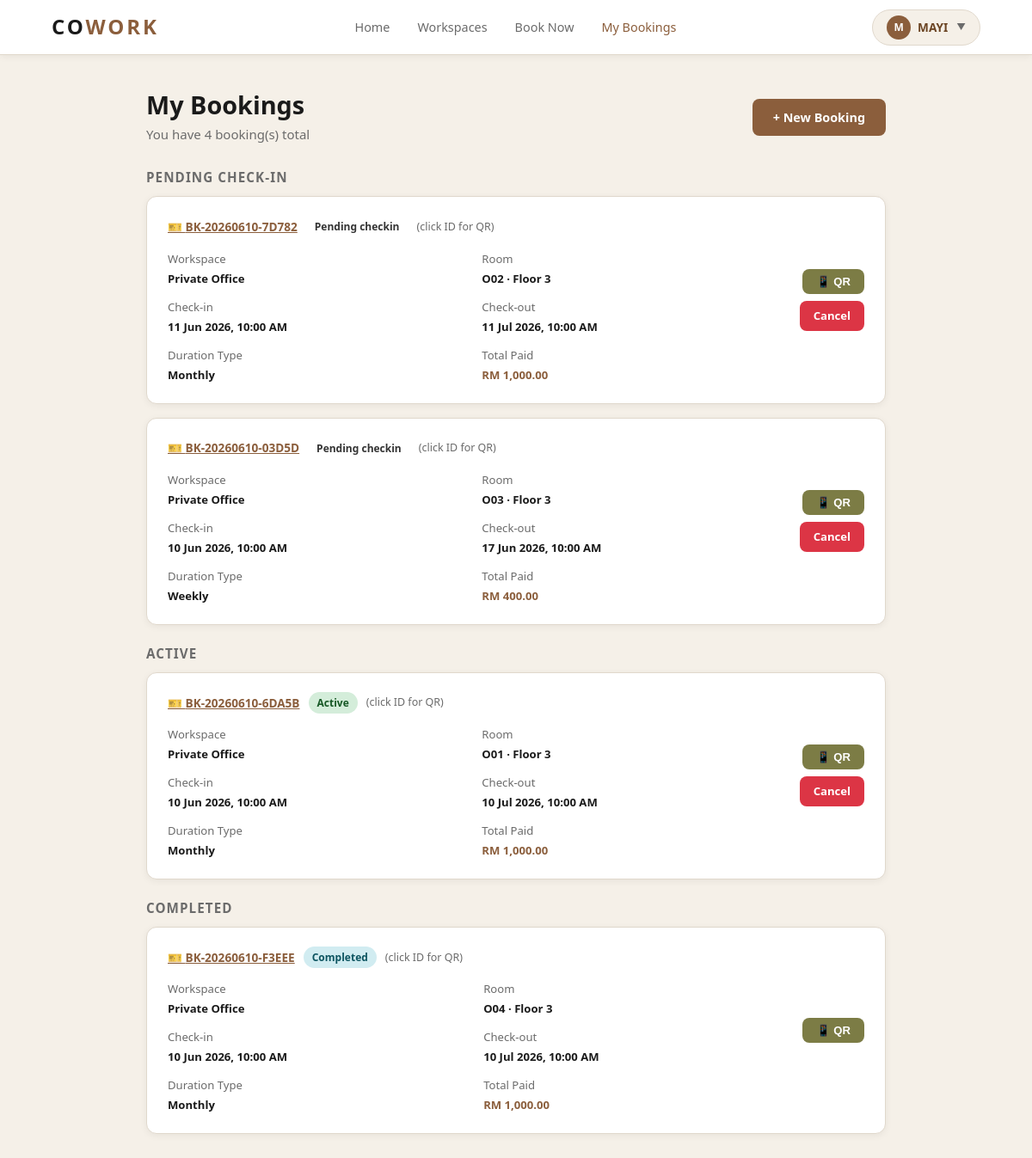
Page /my_booking.php (signed in) on the earlier database version.
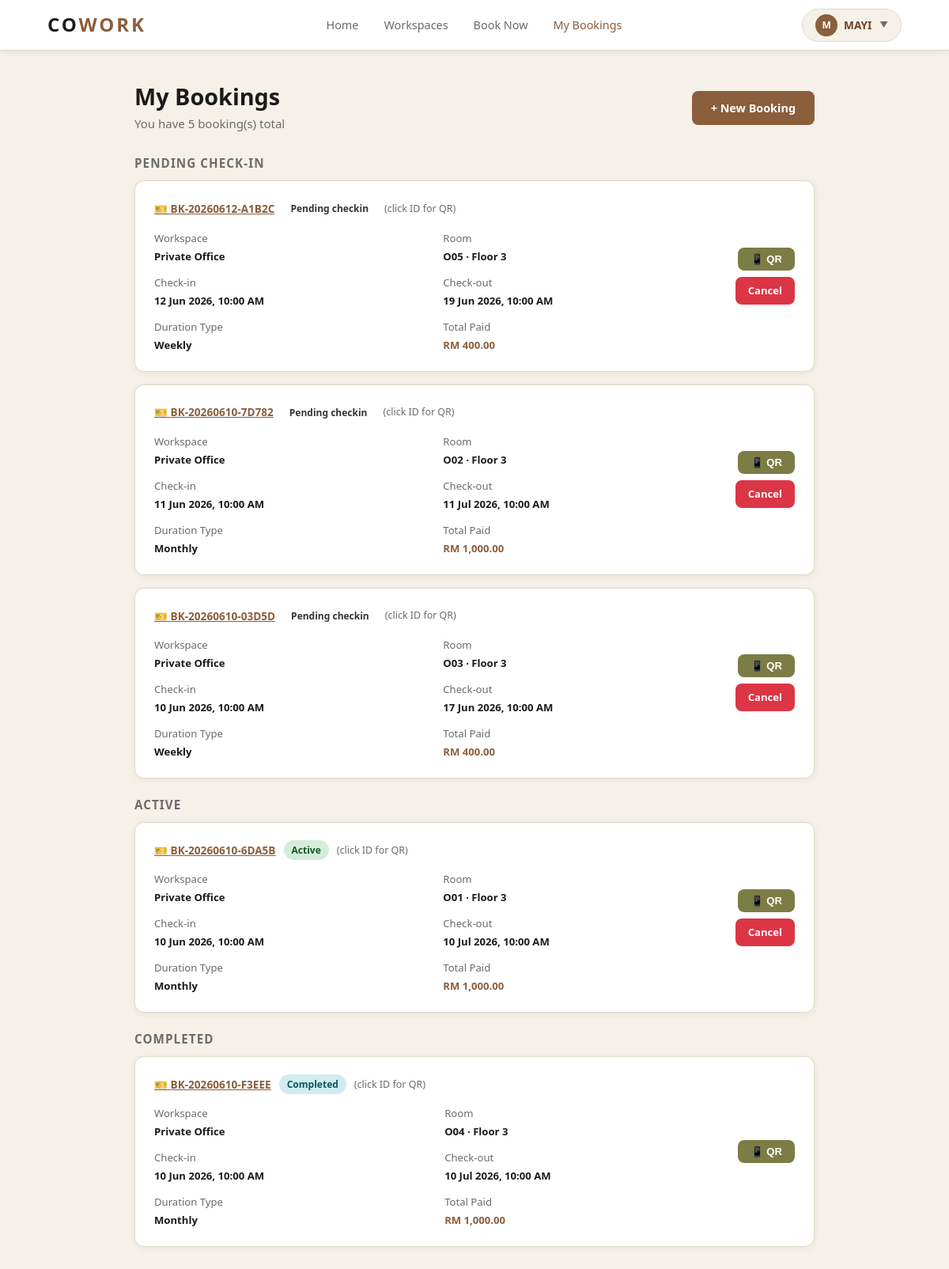
Same page on the later database version.
### tables this page shows
CREATE TABLE `booking` (
  `booking_id` int(11) NOT NULL,
  `customer_id` int(11) NOT NULL,
  `workspace_id` int(11) NOT NULL,
  `staff_id` int(11) DEFAULT NULL,
  `booking_date` date NOT NULL,
  `booking_token` varchar(50) NOT NULL,
  `status` enum('pending checkin','active','completed','checkout late','cancelled') DEFAULT 'pending checkin',
  `start_time` datetime NOT NULL,
  `end_time` datetime NOT NULL,
  `checkin_time` datetime DEFAULT NULL,
  `checkout_time` datetime DEFAULT NULL,
  `booking_type` enum('slot','week','month','year') NOT NULL DEFAULT 'slot',
  `total_price` decimal(10,2) NOT NULL DEFAULT 0.00,
  `notes` text DEFAULT NULL,
  `created_at` datetime DEFAULT current_timestamp(),
  `updated_at` datetime DEFAULT current_timestamp() ON UPDATE current_timestamp()
);

CREATE TABLE `zone` (
  `zone_id` int(11) NOT NULL,
  `zone_name` varchar(50) NOT NULL,
  `description` text DEFAULT NULL,
  `floor` tinyint(4) NOT NULL DEFAULT 1,
  `capacity` tinyint(4) NOT NULL DEFAULT 1,
  `price_slot` decimal(10,2) DEFAULT NULL COMMENT 'price per 4-hr slot',
  `price_week` decimal(10,2) DEFAULT NULL,
  `price_month` decimal(10,2) DEFAULT NULL,
  `price_year` decimal(10,2) DEFAULT NULL
);

CREATE TABLE `workspace` (
  `workspace_id` int(11) NOT NULL,
  `zone_id` int(11) NOT NULL,
  `workspace_name` varchar(10) NOT NULL,
  `capacity` int(11) NOT NULL DEFAULT 1,
  `status` varchar(20) NOT NULL DEFAULT 'available',
  `added_by` int(11) DEFAULT NULL,
  `created_at` datetime DEFAULT current_timestamp(),
  `updated_at` datetime DEFAULT current_timestamp() ON UPDATE current_timestamp()
);

### my_booking.php (the view, shortened to what the changed rows need)
<?php
require_once 'db.php';
$userId   = (int)$_SESSION['user_id'];
$q = "
  SELECT b.booking_id AS id,
         b.booking_token AS booking_code,
         b.booking_type,
         b.start_time   AS start_datetime,
         b.end_time     AS end_datetime,
         b.total_price,
         b.status,
         b.notes,
         b.created_at,
         w.workspace_name AS room_number,
         z.zone_name  AS room_type,
         z.floor
  FROM booking b
  JOIN workspace w ON b.workspace_id = w.workspace_id
  JOIN zone      z ON w.zone_id      = z.zone_id
  WHERE b.customer_id = $userId
  ORDER BY b.created_at DESC
";
$res      = mysqli_query($conn, $q);
$bookings = mysqli_fetch_all($res, MYSQLI_ASSOC);
?>
<!DOCTYPE html>
<html lang="en">
<head>
<link rel="stylesheet" href="style.css">
</head>
<body>
<div class="my-bookings-page">
  <div class="my-bookings-inner">
    <div style="display:flex;align-items:center;justify-content:space-between;margin-bottom:28px;flex-wrap:wrap;gap:12px">
      <div>
        <h1 style="font-size:1.8rem">My Bookings</h1>
        <p style="margin-top:4px">You have <?= count($bookings) ?> booking(s) total</p>
      </div>
      <a href="booking_form.php" class="btn btn-primary">+ New Booking</a>
    </div>
    <?php if (empty($bookings)): ?>
    <div class="booking-panel empty-state">
      <div class="icon">📋</div>
      <h3>No bookings yet</h3>
      <p>Book your first workspace and your details will appear here.</p>
      <a href="booking_form.php" class="btn btn-primary" style="margin-top:16px">Book Now</a>
    </div>
    <?php else: ?>
    <?php
    $types = [
    'pending checkin' => 'Pending Check-in',
    'active' => 'Active',
    'checkout late' => 'Checkout Late',
    'completed' => 'Completed',
    'cancelled' => 'Cancelled'
    ];
    foreach ($types as $status => $label):
      $group = array_filter($bookings, fn($b) => $b['status'] === $status);
      if (empty($group)) continue;
    ?>
    <h3 style="margin:24px 0 12px;font-size:0.95rem;text-transform:uppercase;letter-spacing:0.07em;color:var(--text-muted)"><?= $label ?></h3>
    <?php foreach ($group as $bk):
      $badge     = $bk['status'];
      $typeLabel = ['Single Room'=>'Single Room','Discussion Room'=>'Discussion Room','Private Office'=>'Private Office'][$bk['room_type']] ?? $bk['room_type'];
      $durLabel  = ['slot'=>'4-Hour Slot','week'=>'Weekly','month'=>'Monthly','year'=>'Yearly'][$bk['booking_type']] ?? $bk['booking_type'];
    ?>
    <div class="booking-card">
      <div>
        <div style="display:flex;align-items:center;gap:10px;margin-bottom:14px;flex-wrap:wrap">
          <span class="booking-id-link" onclick="showQR('<?= $bk['booking_code'] ?>')">
            🎫 <?= htmlspecialchars($bk['booking_code']) ?>
          </span>
          <span class="badge badge-<?= $badge ?>"><?= ucfirst($bk['status']) ?></span>
          <span style="font-size:0.78rem;color:var(--text-muted)">(click ID for QR)</span>
        </div>
        <div class="booking-card-grid">
          <div class="detail-item">
            <div class="label">Workspace</div>
            <div class="value"><?= htmlspecialchars($typeLabel) ?></div>
          </div>
          <div class="detail-item">
            <div class="label">Room</div>
            <div class="value"><?= htmlspecialchars($bk['room_number']) ?> · Floor <?= $bk['floor'] ?></div>
          </div>
          <div class="detail-item">
            <div class="label">Check-in</div>
            <div class="value"><?= date('d M Y, h:i A', strtotime($bk['start_datetime'])) ?></div>
          </div>
          <div class="detail-item">
            <div class="label">Check-out</div>
            <div class="value"><?= date('d M Y, h:i A', strtotime($bk['end_datetime'])) ?></div>
          </div>
          <div class="detail-item">
            <div class="label">Duration Type</div>
            <div class="value"><?= $durLabel ?></div>
          </div>
          <div class="detail-item">
            <div class="label">Total Paid</div>
            <div class="value" style="color:var(--brown)">RM <?= number_format($bk['total_price'], 2) ?></div>
          </div>
        </div>
      </div>
      <div style="display:flex;flex-direction:column;gap:8px;align-items:flex-end">
        <button class="btn btn-olive btn-sm" onclick="showQR('<?= $bk['booking_code'] ?>')">📱 QR</button>
        <?php if ($bk['status'] === 'active' || $bk['status'] === 'pending checkin'): ?>
        <a href="my_booking.php?cancel=<?= $bk['id'] ?>"
           onclick="return confirm('Cancel this booking?')"
           class="btn btn-danger btn-sm">Cancel</a>
        <?php endif; ?>
      </div>
    </div>
    <?php endforeach; ?>
    <?php endforeach; ?>
    <?php endif; ?>
  </div>
</div>
</body>
</html>

Differences in the rows shown:
added booking: booking_token "BK-20260612-A1B2C", status "Pending checkin", zone.zone_name "Private Office", workspace.workspace_name "O05", zone.floor "3", start_time "12 Jun 2026, 10:00 AM", end_time "19 Jun 2026, 10:00 AM", booking_type "Weekly", total_price "400.00", shown under "PENDING CHECK-IN"
Other differences:
count($bookings): "4" → "5"
